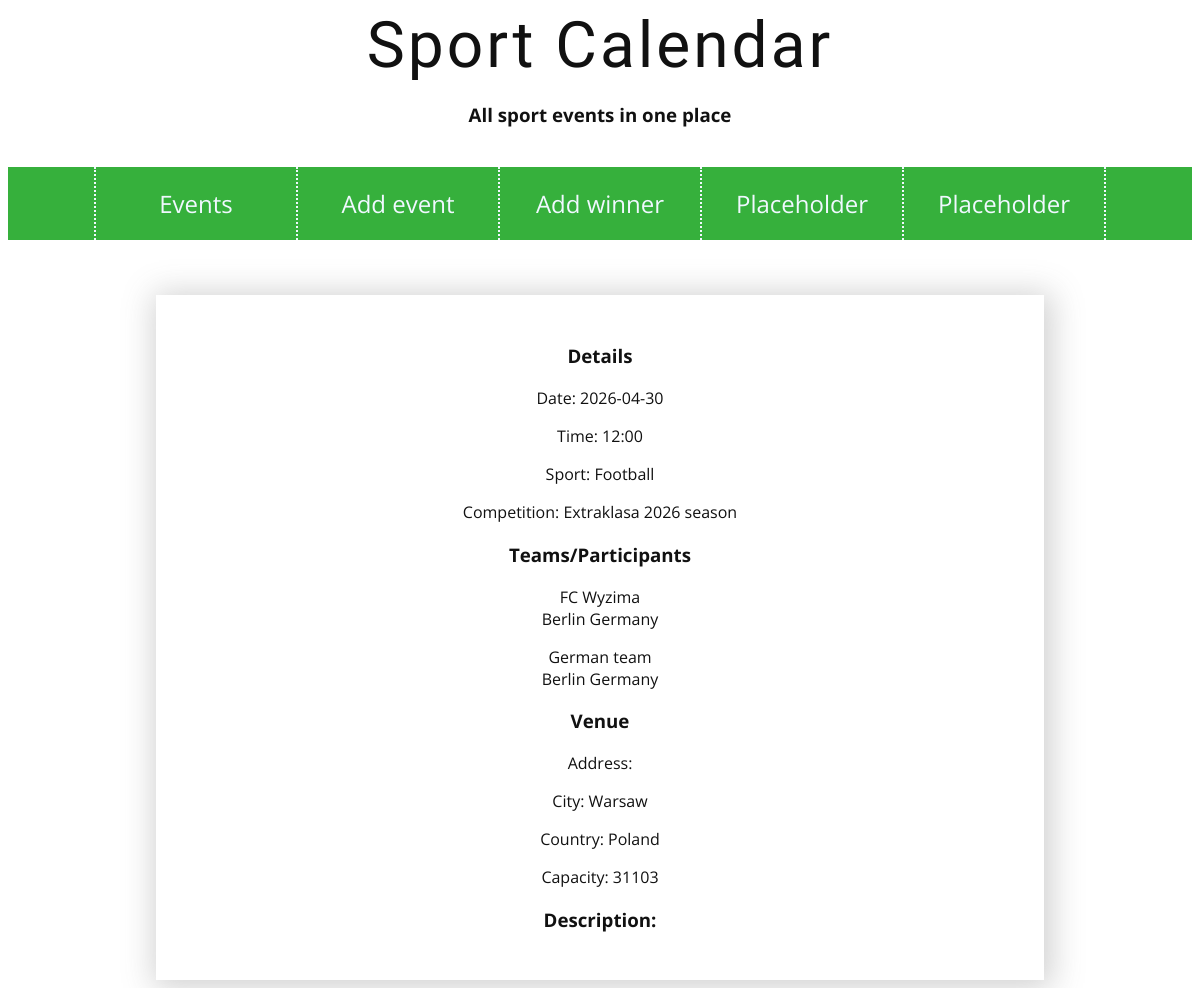
The app's page /single_event.php?e=1 with its own data.
### tables this page shows
CREATE TABLE `event` (
  `event_id` int(11) NOT NULL,
  `_sport_id` int(11) NOT NULL,
  `_venue_id` int(11) NOT NULL,
  `_competition_id` int(11) NOT NULL,
  `_winner` int(11) DEFAULT NULL,
  `date` date NOT NULL,
  `time` time NOT NULL,
  `status` varchar(25) NOT NULL,
  `description` text NOT NULL
);

CREATE TABLE `sport` (
  `sport_id` int(11) NOT NULL,
  `name` varchar(255) NOT NULL
);

CREATE TABLE `competition` (
  `competition_id` int(11) NOT NULL,
  `name` varchar(255) NOT NULL
);

CREATE TABLE `team` (
  `team_id` int(11) NOT NULL,
  `_location_id` int(11) DEFAULT NULL,
  `name` varchar(255) NOT NULL
);

CREATE TABLE `location` (
  `location_id` int(11) NOT NULL,
  `country` varchar(255) NOT NULL,
  `city` varchar(255) NOT NULL
);

CREATE TABLE `venue` (
  `venue_id` int(11) NOT NULL,
  `_location_id` int(11) DEFAULT NULL,
  `name` varchar(255) NOT NULL,
  `address` varchar(255) NOT NULL,
  `capacity` int(11) NOT NULL
);

### single_event.php (the view, shortened to what this page needs)
<?php
require('connect.php');
$event_id=$_GET["e"];
$sql='SELECT event_id,date,time,venue.name as v_name,city,country,sport.name as s_name,competition.name as c_name, status,description,capacity,address,_winner
            FROM event JOIN competition ON competition.competition_id=event._competition_id join sport on sport.sport_id=event._sport_id
            join venue ON venue.venue_id=event._venue_id join location on location.location_id=venue._location_id where event_id=:event';
$query=$connection->prepare($sql);
$query->execute(["event"=>$event_id]);
$result=$query->fetch();
$query=$connection->prepare("SELECT name,city,country,team_id FROM teams_playing join team on teams_playing._team_id=team.team_id LEFT JOIN location on location.location_id=team._location_id WHERE _event_id=:event");
$query->execute(["event"=>$event_id]);
$teams=$query->fetchAll();
?>
<html lang="en">
<head>
    <link rel="stylesheet" href="main.css">
</head>
<body>
    <div id="wrapper">
        <div class="container">
            <main>
                <div>
                    <div><h3>Details</h3><div><p>Date: <?=$result["date"]?></p><p>Time: <?=substr($result["time"],0,5)?></p><p>Sport: <?=$result["s_name"]?></p><p>Competition: <?=$result["c_name"]?></p></div></div>
                    <div><h3>Teams/Participants</h3><div>
                    <?php
                        foreach($teams as $team){
                            echo"<p>{$team['name']}</br>{$team['city']} {$team['country']}</p>";
                        }
                    ?>
                    </div></div>
                    <div><h3>Venue</h3><div><p>Address: <?=$result["address"]?></p><p>City: <?=$result["city"]?></p><p>Country: <?=$result["country"]?></p><p>Capacity: <?=$result["capacity"]?></p></div></div>
                    <div><h3>Description:</h3><div><p class="long-text"><?=$result["description"]?></p></div></div>
                </div>
            </main>
        </div>
    </div>
</body>
</html>

### main.css (style rules this page uses)
body { background-image: url("img/hexellence.png"); font-size: 16px; font-family: 'Open Sans', sans-serif; color: #111; }
a:link { color: #36b03c; text-decoration: none; }
h1 { font-family: 'Lobster', cursive; font-size: 64px; font-weight: 400; text-align: center; letter-spacing: 3px; margin-top: 0px; margin-bottom: 10px; }
p { text-align: center; }
.container { background-color: white; width: 70%; padding: 30px; margin-left: auto; margin-right: auto; margin-top: 55px; -webkit-box-shadow: 3px 3px 30px 5px rgba(204,204,204,0.9); -moz-box-shadow: 3px 3px 30px 5px rgba(204,204,204,0.9); box-shadow: 3px 3px 30px 5px rgba(204,204,204,0.9); text-align: center; }
#wrapper { text-align: center; }
#menu { background-color: #36b03c; display: flex; justify-content: center; margin:40px 0px; align-items: center; position:sticky; top: 0; }
.linkmenu { color:aliceblue !important; width: 200px; padding: 20px 0px; border-right:2px dotted aliceblue; text-align: center; font-size: 24px; }
.linkmenu:first-child { border-left: 2px dotted aliceblue; }

### records on screen
event: date "2026-04-30", time "12:00", _sport.name "Football", _competition.name "Extraklasa 2026 season", location.city "Warsaw", location.country "Poland", _venue.capacity "31103"
team: name "FC Wyzima", _location.city "Berlin", _location.country "Germany"
team: name "German team", _location.city "Berlin", _location.country "Germany"
